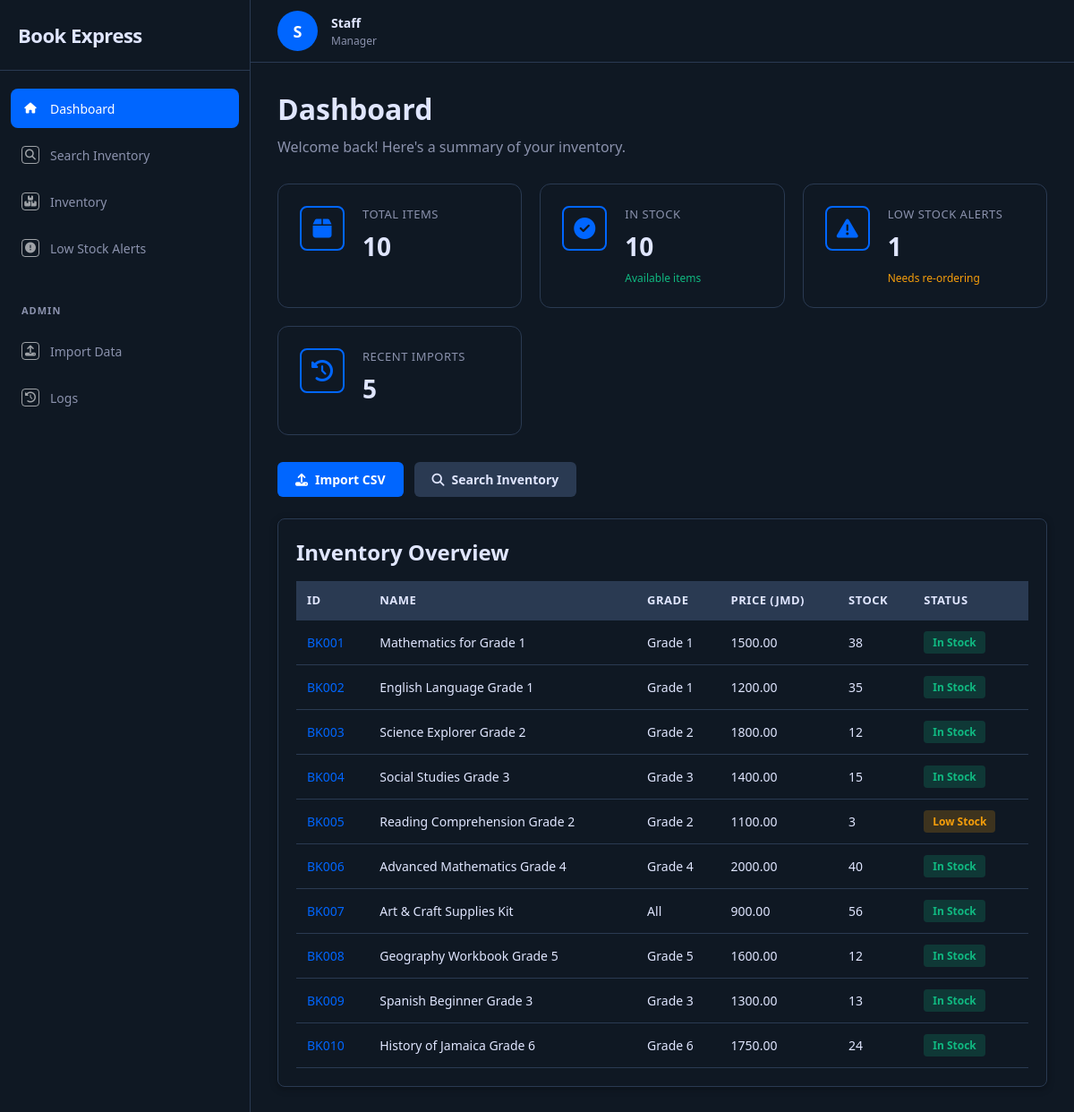
Before: / with the older database file.
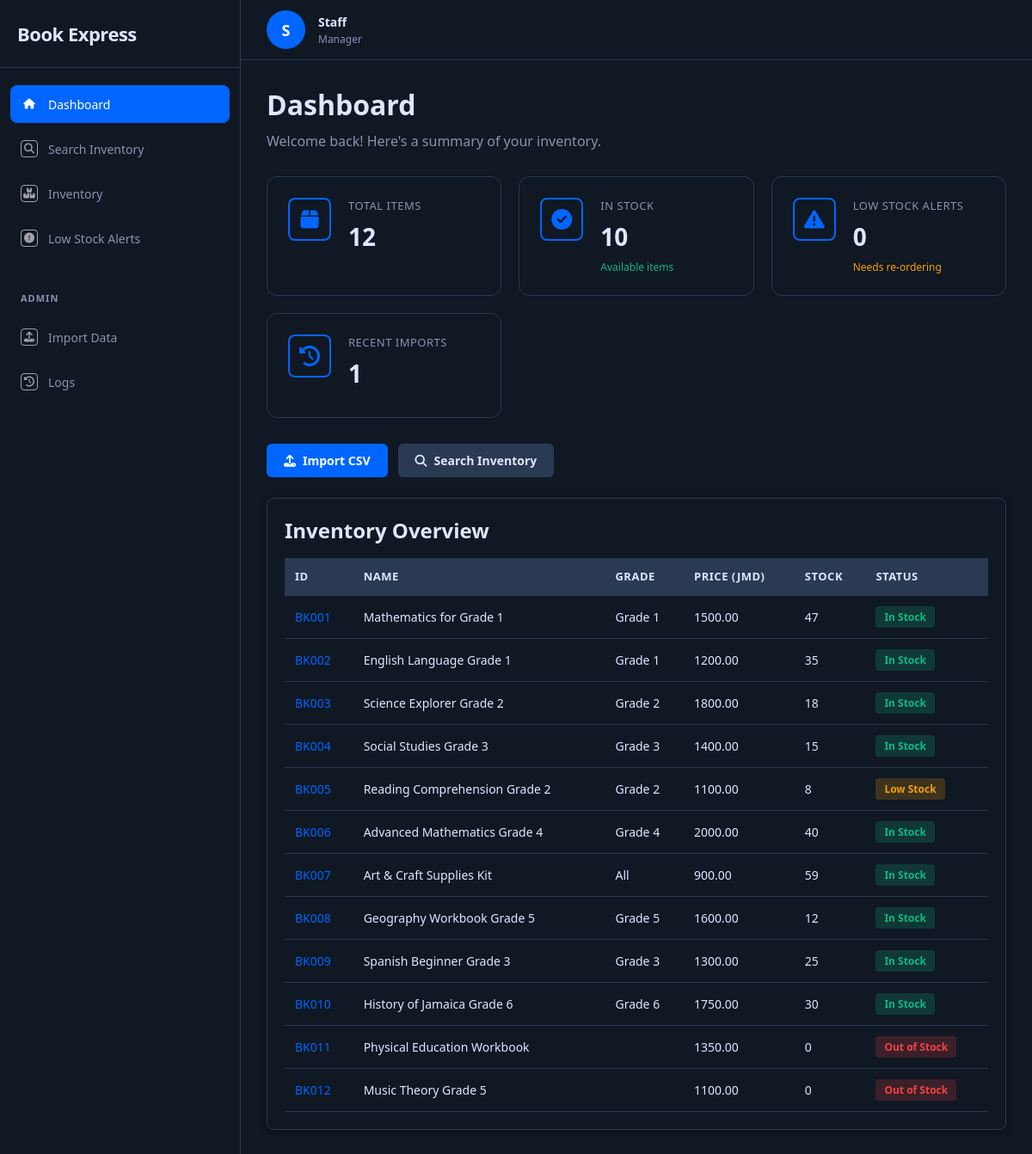
After: the same page with the newer database file.
### tables this page shows
CREATE TABLE inventory_item (
            item_id TEXT PRIMARY KEY,
            item_name TEXT NOT NULL,
            unit_price REAL NOT NULL DEFAULT 0.0,
            stock_quantity INTEGER NOT NULL DEFAULT 0,
            reorder_threshold INTEGER NOT NULL DEFAULT 5,
            grade TEXT,
            subject TEXT,
            availability_status TEXT DEFAULT 'In Stock'
        );

### app.py (the view)
@app.route("/")
def index():
    items = InventoryItem.get_all()
    alerts = LowStockAlert.get_active_alerts()
    logs = ImportLog.get_recent(5)
    return render_template("index.html", items=items, alerts=alerts, logs=logs)

### database.py (called while the page is built)
def get_connection():
    conn = sqlite3.connect(DB_PATH)
    conn.row_factory = sqlite3.Row
    conn.execute("PRAGMA foreign_keys = ON")
    return conn

### entities/ImportLog.py (called while the page is built)
    @staticmethod
    def get_recent(limit: int = 10):
        conn = get_connection()
        rows = conn.execute("SELECT * FROM import_log ORDER BY timestamp DESC LIMIT ?", (limit,)).fetchall()
        conn.close()
        return [ImportLog(
            log_id=r["log_id"], timestamp=r["timestamp"], filename=r["filename"],
            user_id=r["user_id"], total_sales_amount=r["total_sales_amount"],
            records_processed=r["records_processed"], error_count=r["error_count"]
        ) for r in rows]

### entities/InventoryItem.py (called while the page is built)
    @staticmethod
    def get_all():
        conn = get_connection()
        rows = conn.execute("SELECT * FROM inventory_item ORDER BY item_id").fetchall()
        conn.close()
        return [InventoryItem(
            item_id=r["item_id"], item_name=r["item_name"],
            unit_price=r["unit_price"], stock_quantity=r["stock_quantity"],
            reorder_threshold=r["reorder_threshold"], grade=r["grade"],
            subject=r["subject"], availability_status=r["availability_status"]
        ) for r in rows]

### entities/LowStockAlert.py (called while the page is built)
    @staticmethod
    def get_active_alerts():
        conn = get_connection()
        rows = conn.execute("""
            SELECT a.*, i.item_name FROM low_stock_alert a
            JOIN inventory_item i ON a.item_id = i.item_id
            WHERE a.status = 'active' ORDER BY a.created_at DESC
        """).fetchall()
        conn.close()
        return [{
            "alert_id": r["alert_id"], "item_id": r["item_id"],
            "item_name": r["item_name"], "current_quantity": r["current_quantity"],
            "threshold": r["threshold"], "created_at": r["created_at"], "status": r["status"]
        } for r in rows]

### templates/index.html (shortened to what this page needs)
{% extends "base.html" %}
{% set active_page = 'dashboard' %}
{% block content %}
<div class="section-header">
    <h1>Dashboard</h1>
    <p>Welcome back! Here's a summary of your inventory.</p>
</div>
<div class="cards-container">
    <div class="card">
        <div class="card-icon"><i class="fas fa-box"></i></div>
        <div class="card-content">
            <p class="card-label">Total Items</p>
            <p class="card-value">{{ items|length }}</p>
        </div>
    </div>
    <div class="card">
        <div class="card-icon"><i class="fas fa-check-circle"></i></div>
        <div class="card-content">
            <p class="card-label">In Stock</p>
            <p class="card-value">{{ items|selectattr('stock_quantity', 'gt', 0)|list|length }}</p>
            <p class="card-change positive">Available items</p>
        </div>
    </div>
    <div class="card">
        <div class="card-icon"><i class="fas fa-exclamation-triangle"></i></div>
        <div class="card-content">
            <p class="card-label">Low Stock Alerts</p>
            <p class="card-value">{{ alerts|length }}</p>
            <p class="card-change warning">Needs re-ordering</p>
        </div>
    </div>
    <div class="card">
        <div class="card-icon"><i class="fas fa-history"></i></div>
        <div class="card-content">
            <p class="card-label">Recent Imports</p>
            <p class="card-value">{{ logs|length }}</p>
        </div>
    </div>
</div>
<div style="display:flex;gap:12px;margin-bottom:24px">
    <a href="/import" class="btn-primary"><i class="fas fa-upload"></i> Import CSV</a>
    <a href="/search" class="btn-secondary"><i class="fas fa-search"></i> Search Inventory</a>
</div>
<div class="catalogue-container">
    <h2 style="margin-bottom:16px">Inventory Overview</h2>
    <div class="catalogue-table-wrapper">
        <table class="catalogue-table">
            <thead><tr><th>ID</th><th>Name</th><th>Grade</th><th>Price (JMD)</th><th>Stock</th><th>Status</th></tr></thead>
            <tbody>
                {% for item in items %}
                <tr>
                    <td><a href="/item/{{ item.item_id }}" style="color:var(--primary-color);text-decoration:none">{{ item.item_id }}</a></td>
                    <td>{{ item.item_name }}</td><td>{{ item.grade }}</td>
                    <td>{{ "%.2f"|format(item.unit_price) }}</td><td>{{ item.stock_quantity }}</td>
                    <td>{% if item.stock_quantity == 0 %}<span class="badge badge-red">Out of Stock</span>{% elif item.stock_quantity <= item.reorder_threshold %}<span class="badge badge-yellow">Low Stock</span>{% else %}<span class="badge badge-green">In Stock</span>{% endif %}</td>
                </tr>
                {% endfor %}
            </tbody>
        </table>
    </div>
</div>
{% endblock %}

### templates/base.html (shortened to what this page needs)
<!DOCTYPE html>
<html lang="en">
<head>
    <link rel="stylesheet" href="https://cdnjs.cloudflare.com/ajax/libs/font-awesome/6.4.0/css/all.min.css">
    <link rel="stylesheet" href="{{ url_for('static', filename='css/dashboard.css') }}">
</head>
<body>
    <div class="dashboard-container">
        <aside class="sidebar">
            <div class="sidebar-header">
                <h2 class="logo">Book Express</h2>
            </div>
            <nav class="sidebar-menu">
                <div class="menu-section">
                    <ul>
                        <li><a href="/" class="menu-item {% if active_page == 'dashboard' %}active{% endif %}"><span class="icon"><i class="fas fa-home"></i></span> Dashboard</a></li>
                        <li><a href="/search" class="menu-item {% if active_page == 'search' %}active{% endif %}"><span class="icon"><i class="fas fa-search"></i></span> Search Inventory</a></li>
                        <li><a href="/inventory" class="menu-item {% if active_page == 'inventory' %}active{% endif %}"><span class="icon"><i class="fas fa-boxes"></i></span> Inventory</a></li>
                        <li><a href="/alerts" class="menu-item {% if active_page == 'alerts' %}active{% endif %}"><span class="icon"><i class="fas fa-exclamation-circle"></i></span> Low Stock Alerts</a></li>
                    </ul>
                </div>
                <div class="menu-section">
                    <h3 class="menu-title">ADMIN</h3>
                    <ul>
                        <li><a href="/import" class="menu-item {% if active_page == 'import' %}active{% endif %}"><span class="icon"><i class="fas fa-upload"></i></span> Import Data</a></li>
                        <li><a href="/logs" class="menu-item {% if active_page == 'logs' %}active{% endif %}"><span class="icon"><i class="fas fa-history"></i></span> Logs</a></li>
                    </ul>
                </div>
            </nav>
        </aside>
        <main class="main-content">
            <div class="topbar">
                <div class="topbar-right">
                    <div class="user-profile">
                        <div class="user-avatar">S</div>
                        <div class="user-info">
                            <p class="user-name">Staff</p>
                            <p class="user-role">Manager</p>
                        </div>
                    </div>
                </div>
            </div>
            <section class="content-section active">
                {% block content %}{% endblock %}
            </section>
        </main>
    </div>
</body>
</html>

Changed rows visible on the page:
changed inventory_item "BK001": stock_quantity "38" → "47"
changed inventory_item "BK003": stock_quantity "12" → "18"
changed inventory_item "BK005": stock_quantity "3" → "8"
changed inventory_item "BK007": stock_quantity "56" → "59"
changed inventory_item "BK009": stock_quantity "13" → "25"
changed inventory_item "BK010": stock_quantity "24" → "30"
added inventory_item: item_id "BK011", item_name "Physical Education Workbook", unit_price "1350.00", stock_quantity "0", shows "Out of Stock"
added inventory_item: item_id "BK012", item_name "Music Theory Grade 5", unit_price "1100.00", stock_quantity "0", shows "Out of Stock"
Other visible differences:
{{ items|length }}: "10" → "12"
{{ alerts|length }}: "1" → "0"
{{ logs|length }}: "5" → "1"
